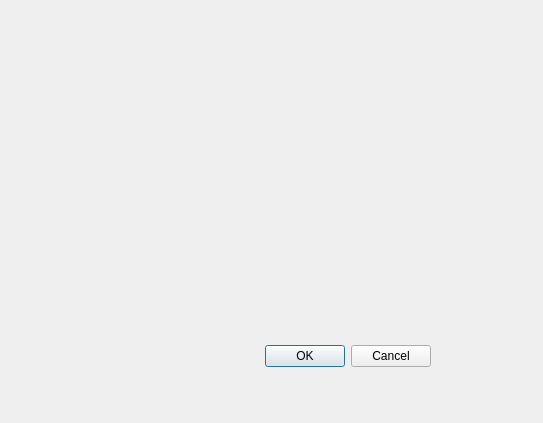
<?xml version="1.0" encoding="UTF-8"?>
<ui version="4.0">
 <class>Dialog</class>
 <widget class="QDialog" name="Dialog">
  <property name="geometry">
   <rect>
    <x>0</x>
    <y>0</y>
    <width>543</width>
    <height>423</height>
   </rect>
  </property>
  <property name="windowTitle">
   <string>Dialog</string>
  </property>
  <widget class="QDialogButtonBox" name="buttonBox">
   <property name="geometry">
    <rect>
     <x>90</x>
     <y>340</y>
     <width>341</width>
     <height>32</height>
    </rect>
   </property>
   <property name="orientation">
    <enum>Qt::Orientation::Horizontal</enum>
   </property>
   <property name="standardButtons">
    <set>QDialogButtonBox::StandardButton::Cancel|QDialogButtonBox::StandardButton::Ok</set>
   </property>
  </widget>
 </widget>
 <resources/>
 <connections>
  <connection>
   <sender>buttonBox</sender>
   <signal>accepted()</signal>
   <receiver>Dialog</receiver>
   <slot>accept()</slot>
   <hints>
    <hint type="sourcelabel">
     <x>248</x>
     <y>254</y>
    </hint>
    <hint type="destinationlabel">
     <x>157</x>
     <y>274</y>
    </hint>
   </hints>
  </connection>
  <connection>
   <sender>buttonBox</sender>
   <signal>rejected()</signal>
   <receiver>Dialog</receiver>
   <slot>reject()</slot>
   <hints>
    <hint type="sourcelabel">
     <x>316</x>
     <y>260</y>
    </hint>
    <hint type="destinationlabel">
     <x>286</x>
     <y>274</y>
    </hint>
   </hints>
  </connection>
 </connections>
</ui>
